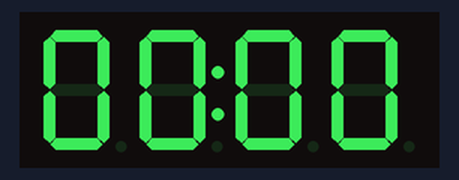
Bench run of a sketch on a simulated Arduino Uno, built with avr-gcc and run on an emulated ATmega328P. Shown: 4-digit seven-segment display.

Above: at 0.1 s.
At 4.2 s:
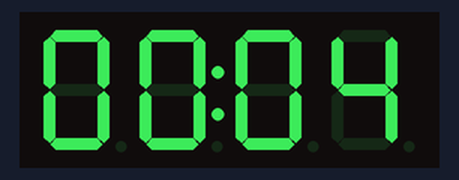
At 9.3 s:
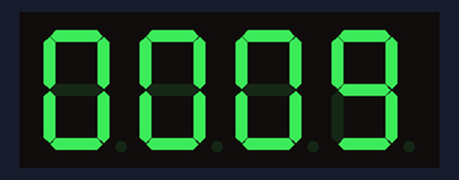
At 19.5 s:
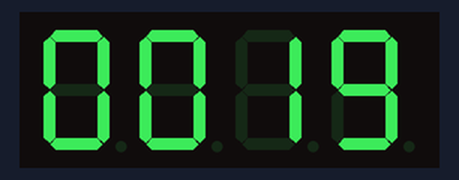
At 28.7 s:
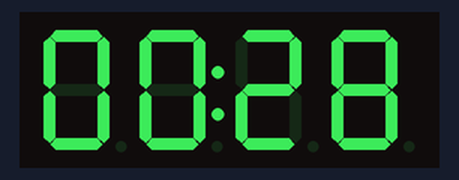
At 38.9 s:
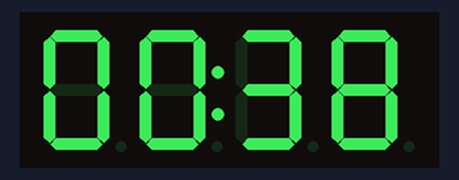

The sketch:

TM1637_counter.ino
```cpp
#include <Arduino.h>
#include <TM1637Display.h>

#define CLK 2
#define DIO 3

TM1637Display display(CLK, DIO);
int seconds = 0;
int minutes = 0;
bool colonState = true;
int endSecond = 59;
int endMinutes = 59;

void setup() {
  display.setBrightness(0x00);
}

void loop() {

  if (seconds > endSecond) {
    seconds = 0;
    minutes++;
  }
  if (minutes > endMinutes){
    seconds = 0;
    minutes = 0;
  }
  int timeValue = minutes * 100 + seconds;

  display.showNumberDecEx(timeValue, colonState ? (0x80 >> 1) : 0b00000000, true);
  colonState = !colonState;

  seconds++;
  delay(1000);
}
```

Measured:
- what the display in image 1 shows lasts 1.0 s, from 4.1 s to 5.1 s
